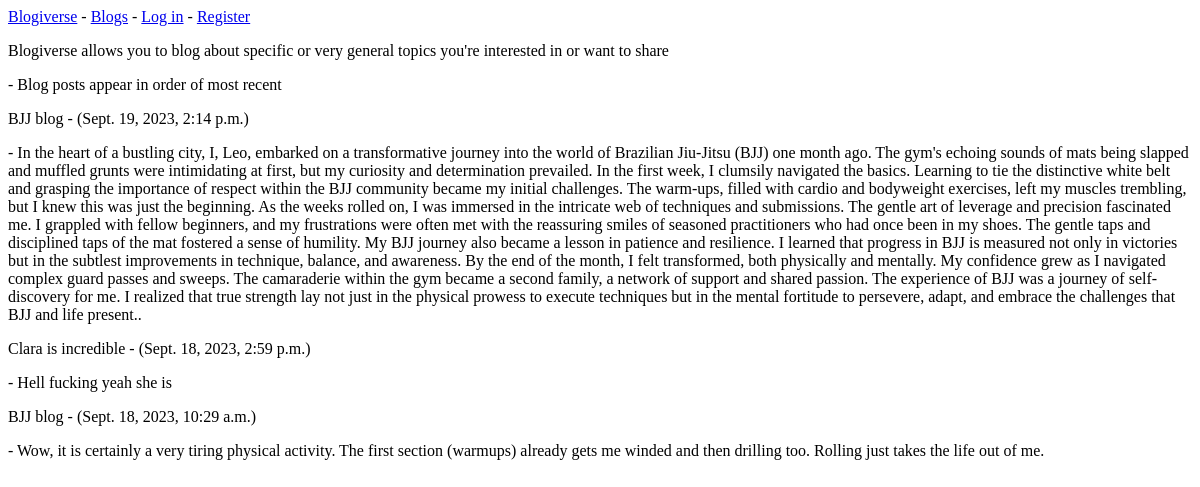
Before: / with the older database file.
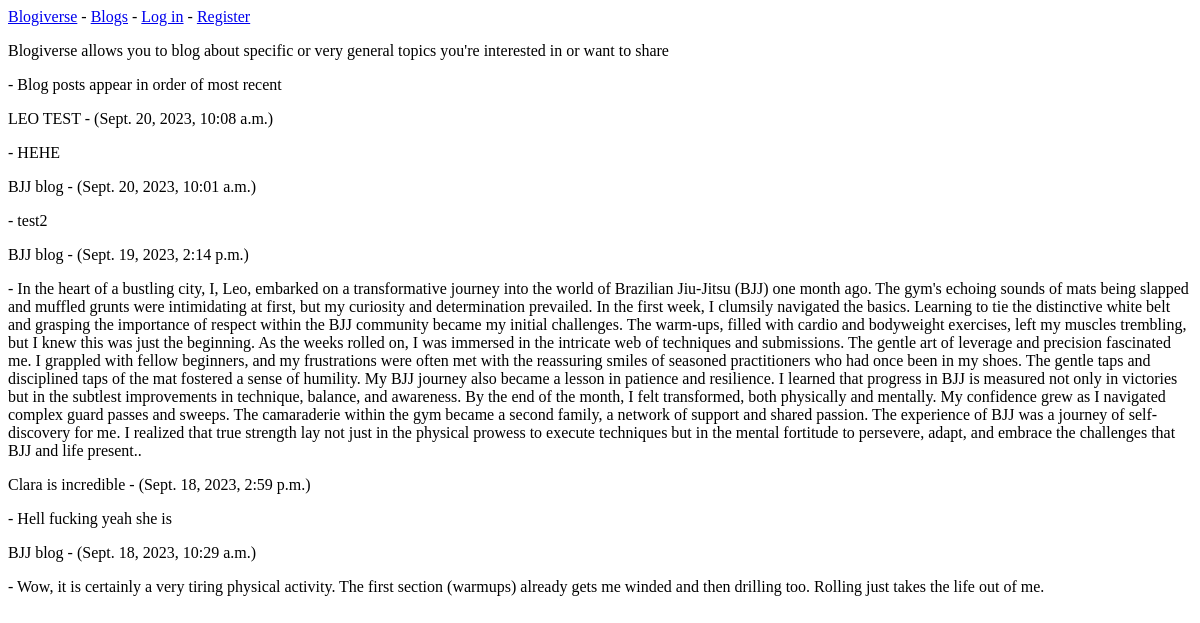
After: the same page with the newer database file.
### blogs/models.py (models this page shows)
class Post(models.Model):
    blog = models.ForeignKey(Blog, on_delete=models.CASCADE)
    text = models.TextField()
    date_added = models.DateTimeField(auto_now_add=True)
    class Meta:
        verbose_name_plural = 'posts'
    def __str__(self):
        return f"{self.text}"

class Blog(models.Model):
    title = models.CharField(max_length=200)
    date_added = models.DateTimeField(auto_now_add=True)
    owner = models.ForeignKey(User, on_delete=models.CASCADE)
    def __str__(self):
        return self.title

### blogs/views.py (the view)
# urls.py: path('', views.index, name='index'),
def index(request):
    posts = Post.objects.order_by('-date_added')
    context = {'posts':posts}
    return render(request, 'blogs/index.html', context)

### blogs/templates/blogs/index.html
{% extends 'blogs/base.html' %}
{% block content %}
  <p>Blogiverse allows you to blog about specific or very general topics you're
  interested in or want to share</p>
  <p>- Blog posts appear in order of most recent</p>
  {% for post in posts %}
    <p>{{ post.blog }} - ({{ post.date_added }})</p>
    <p>- {{ post }}</p>
  {% endfor %}
{% endblock content %}

Changed rows visible on the page:
added Post: blog "LEO TEST", date_added "Sept. 20, 2023, 10:08 a.m.", text "HEHE"
added Post: blog "BJJ blog", date_added "Sept. 20, 2023, 10:01 a.m.", text "test2"
